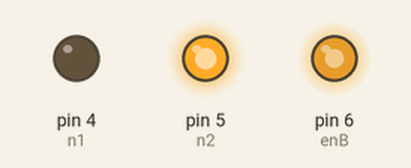
Bench run of a sketch on a simulated Arduino Uno, built with avr-gcc and run on an emulated ATmega328P. Shown: output pins drawn as LEDs (lit = HIGH).

Above: at 0.1 s.
Timing chart, 0 to 1.6 s (numbered marks = the images above):
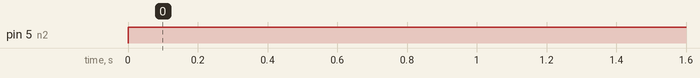

The sketch:

dht.ino
```cpp
int n1 = 4 ;
int n2 = 5 ;
int enB = 6;
void setup()
{
  pinMode(enB, OUTPUT);
  pinMode(n1, OUTPUT);
  pinMode(n2, OUTPUT);
  analogWrite(enB, 200);
}

void loop()
{
    digitalWrite(n2, HIGH);
    digitalWrite(n1, LOW);
}
```

Measured:
- by itself, pin 5 (n2): LOW → HIGH at 0.00 s
